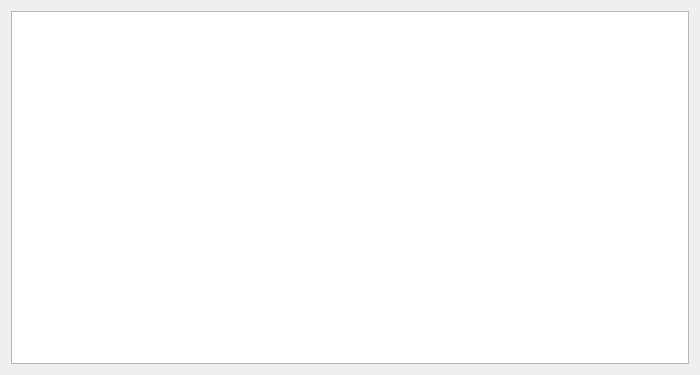
<?xml version="1.0" encoding="UTF-8"?>
<ui version="4.0">
 <class>ConsoleLogDialog</class>
 <widget class="QDialog" name="ConsoleLogDialog">
  <property name="geometry">
   <rect>
    <x>0</x>
    <y>0</y>
    <width>700</width>
    <height>375</height>
   </rect>
  </property>
  <property name="windowTitle">
   <string>Dialog</string>
  </property>
  <layout class="QVBoxLayout" name="verticalLayout">
   <item>
    <widget class="QTextEdit" name="textEdit"/>
   </item>
  </layout>
 </widget>
 <resources/>
 <connections/>
</ui>
